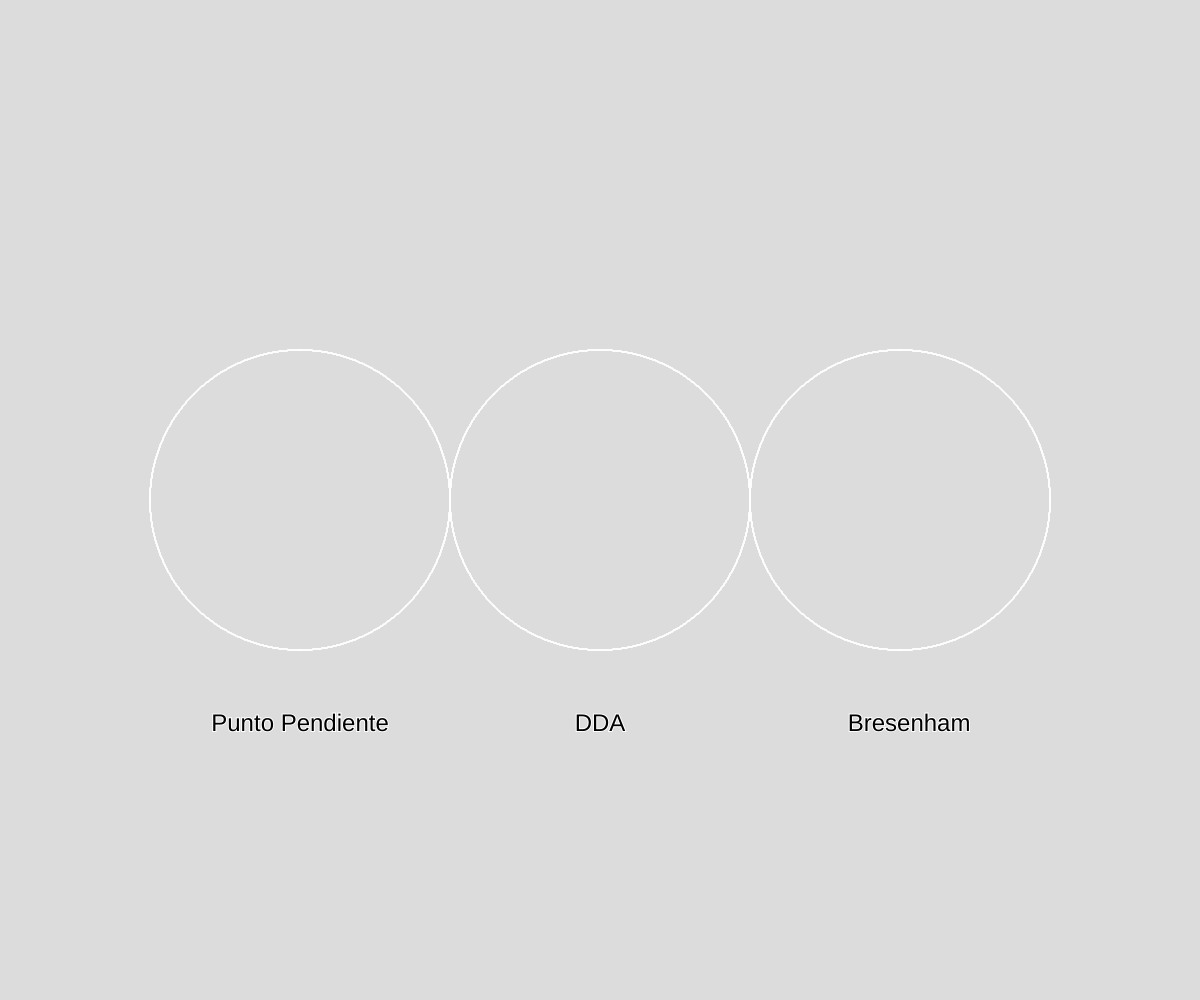
Frame 1 (no input)
Frame 2 (the mouse pressed at the canvas centre, redrawn once): identical to frame 1, image omitted

The p5.js sketch that drew this single still picture (run headless with seeded random() and noise() and a simulated clock; the mouse was pressed at the canvas centre and the sketch redrawn once):

// p5.js sketch
// ── sketch.js
var w = window.innerWidth;
var h = window.innerHeight;  

function setup() {
  createCanvas(w, h);
  circle1 = width / 4;
  circle2 = width / 2;
  circle3 = (width / 4) * 3;
  aux = height / 2;
  r = 150;
}

function draw() {
  background(220);
  stroke("#FFFFFF");
  strokeWeight(2);

  let texto = "Punto Pendiente";
  textSize(24);
  textAlign(CENTER, CENTER);
  text(texto, width / 4, height / 1.38);
  circuloPuntoMedio(circle1, aux, r);

  let texto2 = "DDA";
  textSize(24);
  textAlign(CENTER, CENTER);
  text(texto2, width / 2, height / 1.38);
  circuloPuntoMedio(circle2, aux, r);

  let texto3 = "Bresenham";
  textSize(24);
  textAlign(CENTER, CENTER);
  text(texto3, width / 1.32, height / 1.38);
  circuloPuntoMedio(circle3, aux, r);

  n = parseInt(prompt("¿En cuántas lineas se dividirá la pizza?: "));
  angle = (2 * PI) / n;

  for (let i = 0; i < n; i++) {
    let lineX = circle1 + r * cos(i * angle);
    let lineY = aux + r * sin(i * angle);
    pointA = new punto(circle1, aux);
    pointB = new punto(lineX, lineY);
    drawPuntos(puntoPendiente(pointA, pointB));
  }
  for (let i = 0; i < n; i++) {
    let lineX = circle2 + r * cos(i * angle);
    let lineY = aux + r * sin(i * angle);
    pointA = new punto(circle2, aux);
    pointB = new punto(lineX, lineY);
    dda(pointA, pointB);
  }
  for (let i = 0; i < n; i++) {
    let lineX = circle3 + r * cos(i * angle);
    let lineY = aux + r * sin(i * angle);
    pointA = new punto(circle3, aux);
    pointB = new punto(lineX, lineY);
    bresenham(pointA, pointB);
  }

  noLoop();
}

function circuloPuntoMedio(x, y, radio) {
  let xAux = 0;
  let yAux = radio;
  let d = 1 - radio;

  while (xAux <= yAux) {
    point(x + xAux, y + yAux);
    point(x + yAux, y + xAux);
    point(x - xAux, y + yAux);
    point(x - yAux, y + xAux);
    point(x + xAux, y - yAux);
    point(x + yAux, y - xAux);
    point(x - xAux, y - yAux);
    point(x - yAux, y - xAux);

    if (d < 0) {
      d += 2 * xAux + 3;
    } else {
      d += 2 * (xAux - yAux) + 5;
      yAux--;
    }
    xAux++;
  }
}

function puntoPendiente(point1, point2) {
  puntos = [];
  plusX = 0;

  if (point1.x > point2.x) {
    plusX = -1;
  } else if (point1.x < point2.x) {
    plusX = 1;
  }

  if (point1.x === point2.x) {
    x = point1.x;

    if (point1.y > point2.y) {
      plusY = -1;
    } else {
      plusY = 1;
    }

    if (plusY == 1) {
      for (let y = point1.y; y < point2.y; y += plusY) {
        puntos.push(new punto(x, y));
      }
    } else {
      for (let y = point1.y; y > point2.y; y += plusY) {
        puntos.push(new punto(x, y));
      }
    }
  } else {
    m = (point2.y - point1.y) / (point2.x - point1.x);
    b = point1.y - m * point1.x;
    if (plusX == 1) {
      for (let x = point1.x; x < point2.x; x += plusX) {
        y = m * x + b;
        puntos.push(new punto(x, y));
      }
    } else {
      for (let x = point1.x; x > point2.x; x += plusX) {
        y = m * x + b;
        puntos.push(new punto(x, y));
      }
    }
  }
  return puntos;
}

function drawPuntos(puntos) {
  for (let punto of puntos) {
    punto.draw();
    print(punto.x);
  }
}

function dda(point1, point2) {
  let dx = point2.x - point1.x;
  let dy = point2.y - point1.y;
  let pasos = Math.abs(dx) > Math.abs(dy) ? Math.abs(dx) : Math.abs(dy);
  let plusX = dx / pasos;
  let m = dy / pasos;
  let x = point1.x;
  let y = point1.y;

  for (let i = 0; i <= pasos; i++) {
    point(x, y);
    x += plusX;
    y += m;
  }
}

function bresenham(point1, point2) {
  let dx = abs(point2.x - point1.x);
  let dy = abs(point2.y - point1.y);
  let plusX = point1.x < point2.x ? 1 : -1;
  let plusY = point1.y < point2.y ? 1 : -1;
  let err = dx - dy;

  if (plusX == 1) {
    if (plusY == 1) {
      while (point1.x <= point2.x && point1.y <= point2.y) {
        point(point1.x, point1.y);
        let e2 = 2 * err;
        if (e2 > -dy) {
          err -= dy;
          point1.x += plusX;
        }
        if (e2 < dx) {
          err += dx;
          point1.y += plusY;
        }
      }
    } else if (plusY == -1) {
      while (point1.x <= point2.x && point1.y >= point2.y) {
        point(point1.x, point1.y);
        let e2 = 2 * err;
        if (e2 > -dy) {
          err -= dy;
          point1.x += plusX;
        }
        if (e2 < dx) {
          err += dx;
          point1.y += plusY;
        }
      }
    }
  } else if (plusX == -1) {
    if (plusY == 1) {
      while (point1.x >= point2.x && point1.y <= point2.y) {
        point(point1.x, point1.y);
        let e2 = 2 * err;
        if (e2 > -dy) {
          err -= dy;
          point1.x += plusX;
        }
        if (e2 < dx) {
          err += dx;
          point1.y += plusY;
        }
      }
    } else if (plusY == -1) {
      while (point1.x >= point2.x && point1.y >= point2.y) {
        point(point1.x, point1.y);
        let e2 = 2 * err;
        if (e2 > -dy) {
          err -= dy;
          point1.x += plusX;
        }
        if (e2 < dx) {
          err += dx;
          point1.y += plusY;
        }
      }
    }
  }
}

class punto {
  constructor(x, y) {
    this.x = x;
    this.y = y;
  }

  draw() {
    stroke("#FFFFFF");
    point(this.x, this.y);
  }
}
